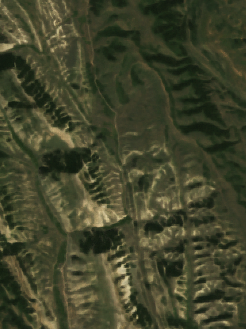
#> input picture postprocessing/rio-hist/tests/data/reference1.tif, 246 x 329 px
$ python -i pansharp.py   (imports and definitions only)
#> lines starting #> are read from the running program, lines starting #| are printed output that depends on the picture
""" Routine to download an image from the DG Catalog given a bounding box
and Catalog ID.

Ref: http://gbdxtools.readthedocs.io/en/latest/image_classes.html

Image specs (default):  Pansharpened, atmosphere corrected, RGB bands

Inputs: CatalogID, bounding box, flag option to equalize histograms
    Note: flag is set with @ in place of - to allow input of negative numbers

Output: PNG file(s). (With @e flag, both original and equalized are saved.)

Usage: python pansharp.py CatalogID  bounding box [@e]

Ex: python pansharp.py 1040010034CDD100 151.269378, -33.898346, 151.286458, -33.886092 @e
"""

import numpy as np
import argparse
import cv2
import skimage
import matplotlib.pyplot as plt
from gbdxtools import CatalogImage

def grab_rgb(catalog_id, bbox, pansharpen=True, acomp=True):
    """Grab an image from GBDX CatalogImage. Return the RGB."""
    img = CatalogImage(
        catalog_id,
        bbox=bbox,
        pansharpen=pansharpen,
        acomp=acomp
    )
    return img.rgb()


def equalize_histogram(img):
    """Equalize histogram of input image."""
    if img.dtype is not np.dtype('uint8'):
        img = skimage.img_as_ubyte(img)
    hsv = cv2.cvtColor(img, cv2.COLOR_RGB2HSV)
#> hsv: shape (329, 246, 3); mean H, S, V 35.7, 96.5, 69.5
    hsv[:,:,2] = cv2.equalizeHist(hsv[:,:,2])
#> hsv: shape (329, 246, 3); mean H, S, V 35.7, 96.5, 129.3
    equalized = cv2.cvtColor(hsv, cv2.COLOR_HSV2RGB)
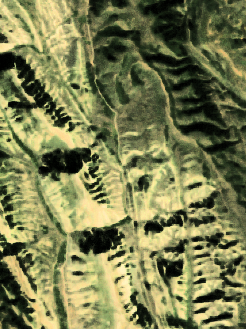
#> equalized: shape (329, 246, 3); mean R, G, B 123.3, 125.7, 80.9
    return equalized

# [32 lines not run here, left out]


>>> import cv2
>>> picture = cv2.cvtColor(cv2.imread('../postprocessing/rio-hist/tests/data/reference1.tif'), cv2.COLOR_BGR2RGB)
>>> result = equalize_histogram(picture)
